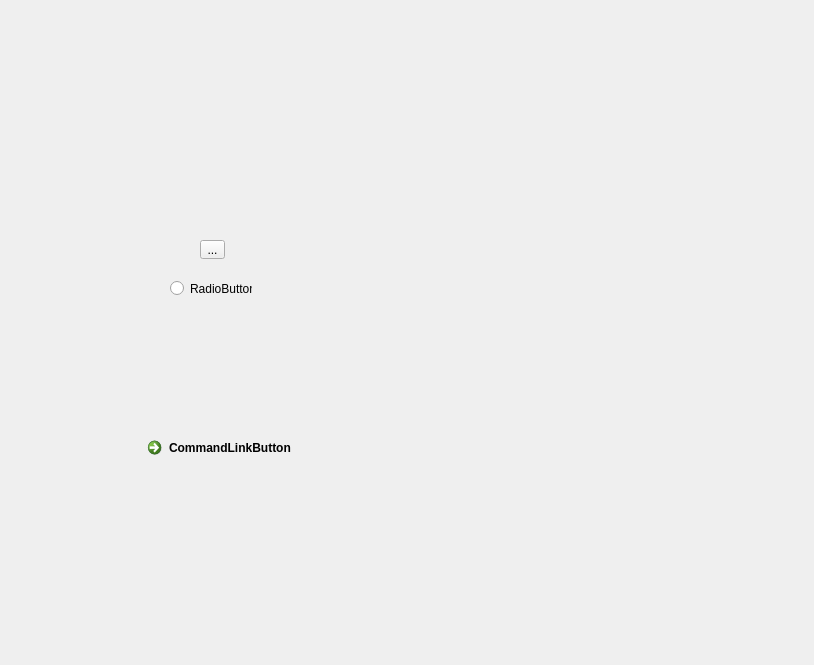
<?xml version="1.0" encoding="UTF-8"?>
<ui version="4.0">
 <class>WizardPage</class>
 <widget class="QWizardPage" name="WizardPage">
  <property name="geometry">
   <rect>
    <x>0</x>
    <y>0</y>
    <width>814</width>
    <height>665</height>
   </rect>
  </property>
  <property name="windowTitle">
   <string>WizardPage</string>
  </property>
  <widget class="QRadioButton" name="radioButton">
   <property name="geometry">
    <rect>
     <x>170</x>
     <y>280</y>
     <width>82</width>
     <height>17</height>
    </rect>
   </property>
   <property name="text">
    <string>RadioButton</string>
   </property>
  </widget>
  <widget class="QToolButton" name="toolButton">
   <property name="geometry">
    <rect>
     <x>200</x>
     <y>240</y>
     <width>25</width>
     <height>19</height>
    </rect>
   </property>
   <property name="text">
    <string>...</string>
   </property>
  </widget>
  <widget class="QCommandLinkButton" name="commandLinkButton">
   <property name="geometry">
    <rect>
     <x>140</x>
     <y>430</y>
     <width>188</width>
     <height>41</height>
    </rect>
   </property>
   <property name="text">
    <string>CommandLinkButton</string>
   </property>
  </widget>
 </widget>
 <resources/>
 <connections/>
</ui>
